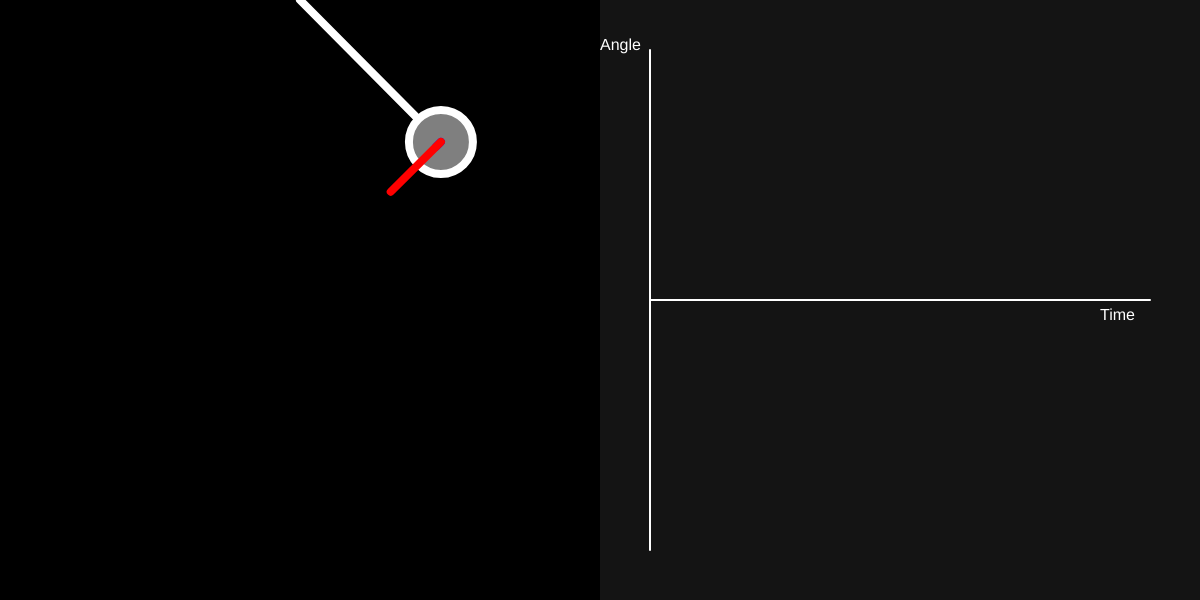
Frame 1 (no input)
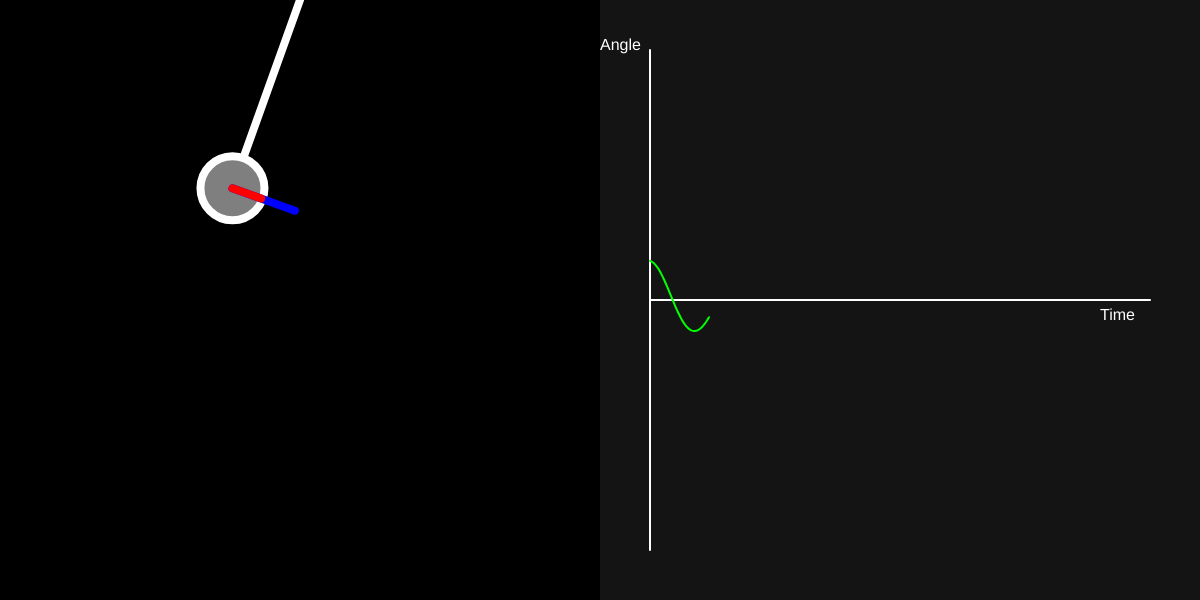
Frame 60 (no input)
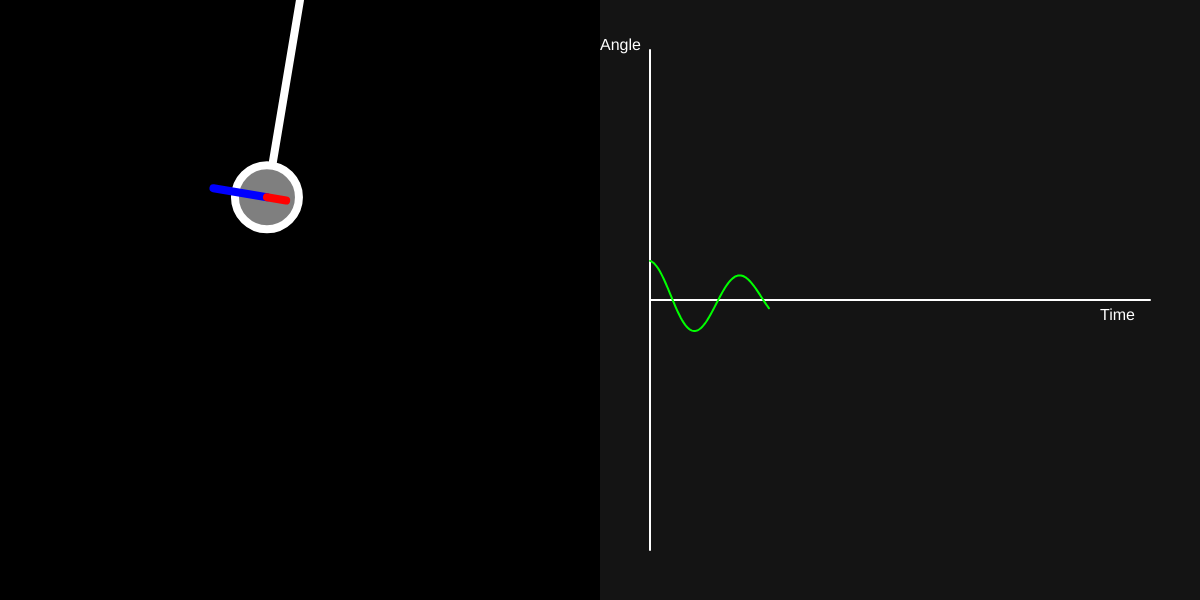
Frame 120 (the mouse pressed at the canvas centre since frame 60)

The p5.js sketch that drew these frames (run headless with seeded random() and noise() and a simulated clock; from frame 60 on, the mouse is pressed at the canvas centre):

// p5.js sketch
// ── sketch.js

let angle;
let angleV = 0;
let angleA = 0;

let jozsi;
let len;
let gravity = 1;

let mu;

function setup(){
  createCanvas(1200, 600);
  origin = createVector(300, 0);
  angle = PI/4;
  mu = 0.01;

  jozsi = createVector();

  lenSlider = createSlider(20, 400, 200); 
  dampingSlider = createSlider(0.0, 0.1, 0.01, 0.005);

}


let angleHistory = [];

function draw(){
  background(0);

  len = lenSlider.value();
  mu = dampingSlider.value();
  angleA = (-1 * gravity) * sin(angle) / len - mu * angleV;
  angleV += angleA;
  angle += angleV;

  jozsi.x = len * sin(angle) + origin.x;
  jozsi.y = len * cos(angle) + origin.y;

  if (mouseIsPressed) {
    if (mouseX < 600 && mouseY < 600) { // Only interact with pendulum on the left upper side
      angle = atan2(mouseX - origin.x, mouseY - origin.y);
      angleV = 0;
      jozsi.x = len * sin(angle) + origin.x;
      jozsi.y = len * cos(angle) + origin.y;
    }
  }

  stroke(255);
  strokeWeight(8);
  fill(127);
  line(origin.x, origin.y, jozsi.x, jozsi.y);
  circle(jozsi.x, jozsi.y, 64);

  // rakodjad a nyilakat oda ugy e

  // sebesseg nyil
  stroke(0, 0, 255);
  strokeWeight(8);
  let velocityX = len * angleV * cos(angle);
  let velocityY = -len * angleV * sin(angle);
  
  line(jozsi.x, jozsi.y, jozsi.x + velocityX * 10, jozsi.y + velocityY * 10);
  // gyorsulas nyil
  stroke(255, 0, 0);
  strokeWeight(8);
  let accelerationX = len * angleA * cos(angle);
  let accelerationY = -len * angleA * sin(angle);

  line(jozsi.x, jozsi.y, jozsi.x + accelerationX * 100, jozsi.y + accelerationY * 100);

  // Graph logic
  angleHistory.push(angle);
  // Limit history to the width of the graph area (approx 550 pixels)
  if (angleHistory.length > 500) {
    angleHistory.shift();
  }

  // Draw Graph Background
  noStroke();
  fill(20);
  rect(600, 0, 600, 600);

  // Draw Axes
  stroke(255);
  strokeWeight(2);
  line(650, 300, 1150, 300); // X axis (Time)
  line(650, 50, 650, 550);   // Y axis (Angle)

  // Label Axes
  noStroke();
  fill(255);
  textSize(16);
  text("Time", 1100, 320);
  text("Angle", 600, 50);

  // Draw Graph
  noFill();
  stroke(0, 255, 0); // Green color for angle
  strokeWeight(2);
  beginShape();
  for (let i = 0; i < angleHistory.length; i++) {
    // Map i to x position
    let x = 650 + i;
    // Map angle to y position (center at 300, scale factor e.g., 50 pixels per radian)
    let y = 300 - angleHistory[i] * 50; 
    vertex(x, y);
  }
  endShape();
}
